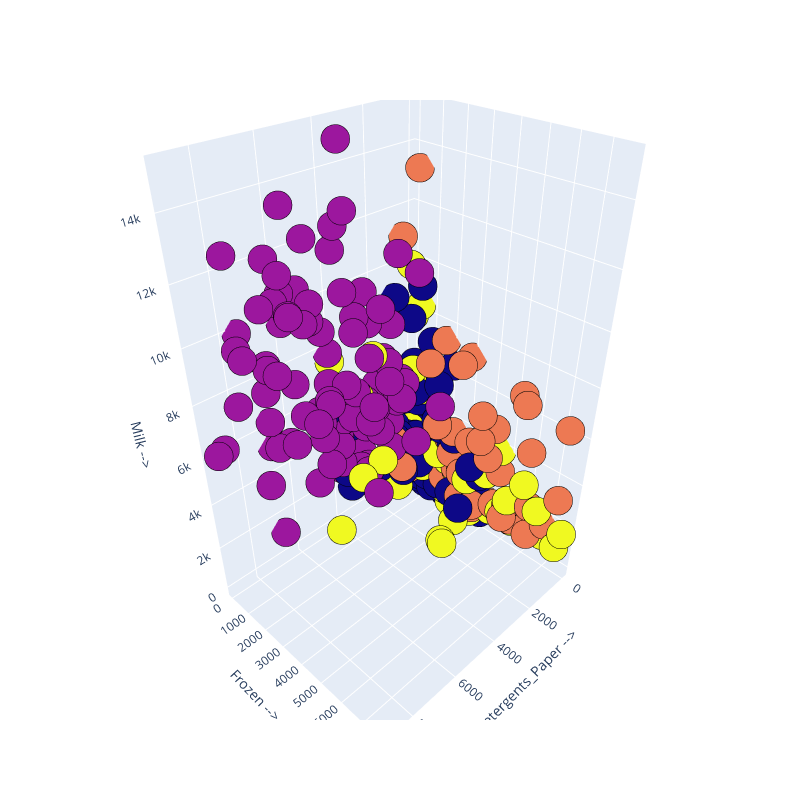

The code cell stored with this chart in its notebook:
### Markdown cell above
Reduced Model Whole 4: While less than clear, all clusters have scores greater than the average for the dataset but still a fair about of difference in cluster widths. Given the 4 from the Elbow method, 4 will be the choice here.

### Code cell
# Reduced Model 3D graph
import plotly.graph_objs as go
## K-means using k = 4
kmeans = KMeans(n_clusters=4)
kmeans.fit(scaled_w4no)
y_kmeans = kmeans.predict(scaled_w4no)

## 3D plot 
Scene = dict(xaxis = dict(title  = 'Detergents_Paper -->'),yaxis = dict(title  = 'Frozen -->'),zaxis = dict(title  = 'Milk -->'))

labels = kmeans.labels_
# Create the scatter plot
trace = go.Scatter3d(
    x=whole4_no_outliers['Detergents_Paper'],
    y=whole4_no_outliers['Frozen'],
    z=whole4_no_outliers['Milk'],
    mode='markers',
    marker=dict(color=labels, size=10, line=dict(color='black', width=10))
)
# Set the layout and create the plot
layout = go.Layout(margin=dict(l=0,r=0),scene = Scene,height = 800,width = 800)
data = [trace]
fig = go.Figure(data = data, layout = layout)
fig.show()

### Figure 1 — Plotly figure (JSON) as saved in the notebook; plotly's stock layout.template omitted (floating-point values rounded to 4 significant figures; data arrays with more than 128 entries replaced by an {"elided": "..."} marker saying what was removed)
{"data": [{"marker": {"color": {"elided": "332 int values"}, "line": {"color": "black", "width": 10}, "size": 10}, "mode": "markers", "type": "scatter3d", "x": {"elided": "332 int values"}, "y": {"elided": "332 int values"}, "z": {"elided": "332 int values"}}], "layout": {"height": 800, "margin": {"l": 0, "r": 0}, "scene": {"xaxis": {"title": {"text": "Detergents_Paper -->"}}, "yaxis": {"title": {"text": "Frozen -->"}}, "zaxis": {"title": {"text": "Milk -->"}}}, "width": 800}}
